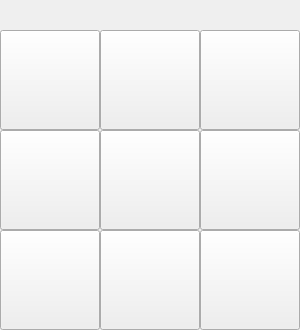
<?xml version="1.0" encoding="UTF-8"?>
<ui version="4.0">
 <class>Form</class>
 <widget class="QWidget" name="Form">
  <property name="geometry">
   <rect>
    <x>0</x>
    <y>0</y>
    <width>300</width>
    <height>330</height>
   </rect>
  </property>
  <property name="windowTitle">
   <string>Form</string>
  </property>
  <property name="styleSheet">
   <string notr="true"/>
  </property>
  <widget class="QPushButton" name="pushButton_1">
   <property name="geometry">
    <rect>
     <x>0</x>
     <y>30</y>
     <width>100</width>
     <height>100</height>
    </rect>
   </property>
   <property name="styleSheet">
    <string notr="true"/>
   </property>
   <property name="text">
    <string/>
   </property>
  </widget>
  <widget class="QPushButton" name="pushButton_2">
   <property name="geometry">
    <rect>
     <x>0</x>
     <y>130</y>
     <width>100</width>
     <height>100</height>
    </rect>
   </property>
   <property name="text">
    <string/>
   </property>
  </widget>
  <widget class="QPushButton" name="pushButton_3">
   <property name="geometry">
    <rect>
     <x>0</x>
     <y>230</y>
     <width>100</width>
     <height>100</height>
    </rect>
   </property>
   <property name="text">
    <string/>
   </property>
  </widget>
  <widget class="QPushButton" name="pushButton_4">
   <property name="geometry">
    <rect>
     <x>100</x>
     <y>30</y>
     <width>100</width>
     <height>100</height>
    </rect>
   </property>
   <property name="text">
    <string/>
   </property>
  </widget>
  <widget class="QPushButton" name="pushButton_5">
   <property name="geometry">
    <rect>
     <x>100</x>
     <y>130</y>
     <width>100</width>
     <height>100</height>
    </rect>
   </property>
   <property name="text">
    <string/>
   </property>
  </widget>
  <widget class="QPushButton" name="pushButton_6">
   <property name="geometry">
    <rect>
     <x>100</x>
     <y>230</y>
     <width>100</width>
     <height>100</height>
    </rect>
   </property>
   <property name="text">
    <string/>
   </property>
  </widget>
  <widget class="QPushButton" name="pushButton_7">
   <property name="geometry">
    <rect>
     <x>200</x>
     <y>30</y>
     <width>100</width>
     <height>100</height>
    </rect>
   </property>
   <property name="text">
    <string/>
   </property>
  </widget>
  <widget class="QPushButton" name="pushButton_8">
   <property name="geometry">
    <rect>
     <x>200</x>
     <y>130</y>
     <width>100</width>
     <height>100</height>
    </rect>
   </property>
   <property name="text">
    <string/>
   </property>
  </widget>
  <widget class="QPushButton" name="pushButton_9">
   <property name="geometry">
    <rect>
     <x>200</x>
     <y>230</y>
     <width>100</width>
     <height>100</height>
    </rect>
   </property>
   <property name="text">
    <string/>
   </property>
  </widget>
  <widget class="QLabel" name="label">
   <property name="geometry">
    <rect>
     <x>0</x>
     <y>30</y>
     <width>300</width>
     <height>300</height>
    </rect>
   </property>
   <property name="text">
    <string>TextLabel</string>
   </property>
   <property name="scaledContents">
    <bool>true</bool>
   </property>
  </widget>
  <zorder>label</zorder>
  <zorder>pushButton_1</zorder>
  <zorder>pushButton_2</zorder>
  <zorder>pushButton_3</zorder>
  <zorder>pushButton_4</zorder>
  <zorder>pushButton_5</zorder>
  <zorder>pushButton_6</zorder>
  <zorder>pushButton_7</zorder>
  <zorder>pushButton_8</zorder>
  <zorder>pushButton_9</zorder>
 </widget>
 <resources>
  <include location="img.qrc"/>
 </resources>
 <connections/>
</ui>
